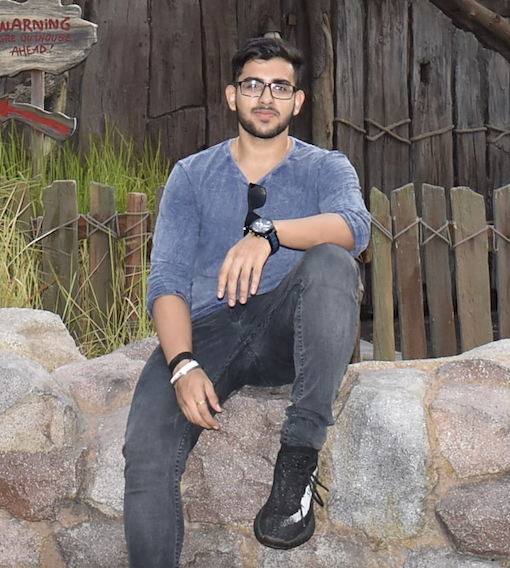
#> input picture pic.png, 510 x 568 px
$ python grabcut.py
#> lines starting #> are read from the running program, lines starting #| are printed output that depends on the picture
import numpy as np
import cv2
from matplotlib import pyplot as plt

img = cv2.imread('pic.png')
#> img is the input picture: shape (568, 510, 3); mean B, G, R 109.2, 113.1, 120.6

mask = np.zeros(img.shape[:2],np.uint8)

bgdModel = np.zeros((1,65),np.float64)
fgdModel = np.zeros((1,65),np.float64)

rect = (51,60,380,500)

cv2.grabCut(img,mask,rect,bgdModel,fgdModel,5,cv2.GC_INIT_WITH_RECT)
mask2 = np.where((mask==2)|(mask==0),0,1).astype('uint8')
img = img*mask2[:,:,np.newaxis]
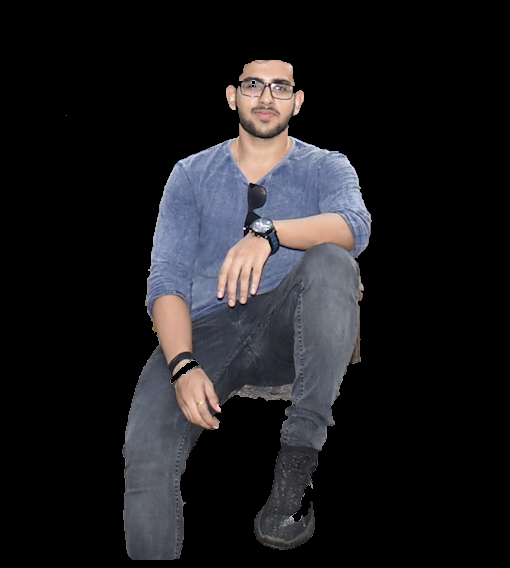
#> img: shape (568, 510, 3); mean B, G, R 30.2, 27.6, 28.4

plt.imshow(img)
plt.colorbar()
plt.show()
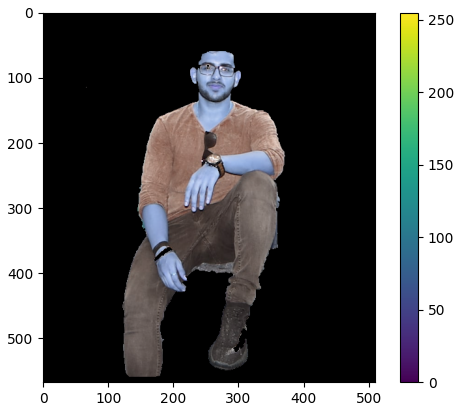
#> figure drawn by matplotlib, 2 panels; B, G, R data is drawn as R, G, B


# ~ cv2.imshow('img',img)
# ~ cv2.waitKey(0)
# ~ cv2.destroyAllWindows()


# ~ img - Input image
# ~ mask - It is a mask image where we specify which areas are background, foreground or probable background/foreground etc. It is done by the following flags, cv2.GC_BGD, cv2.GC_FGD, cv2.GC_PR_BGD, cv2.GC_PR_FGD, or simply pass 0,1,2,3 to image.
# ~ rect - It is the coordinates of a rectangle which includes the foreground object in the format (x,y,w,h)
# ~ bdgModel, fgdModel - These are arrays used by the algorithm internally. You just create two np.float64 type zero arrays of size (1,65).
# ~ iterCount - Number of iterations the algorithm should run.
# ~ mode - It should be cv2.GC_INIT_WITH_RECT or cv2.GC_INIT_WITH_MASK or combined which decides whether we are drawing rectangle or final touchup strokes.
